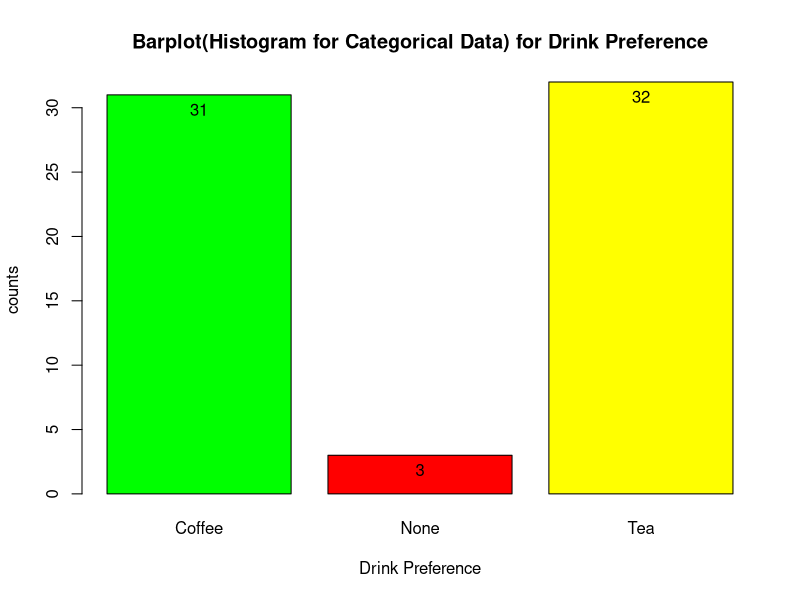
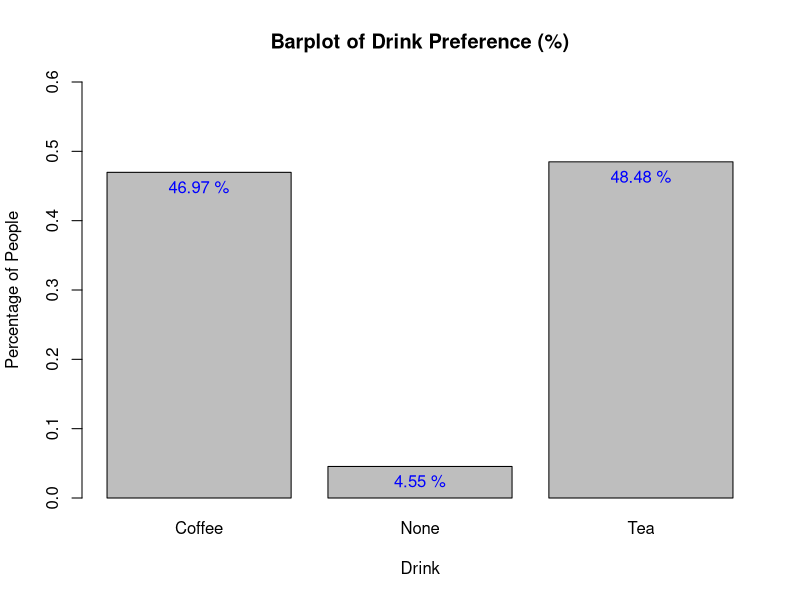
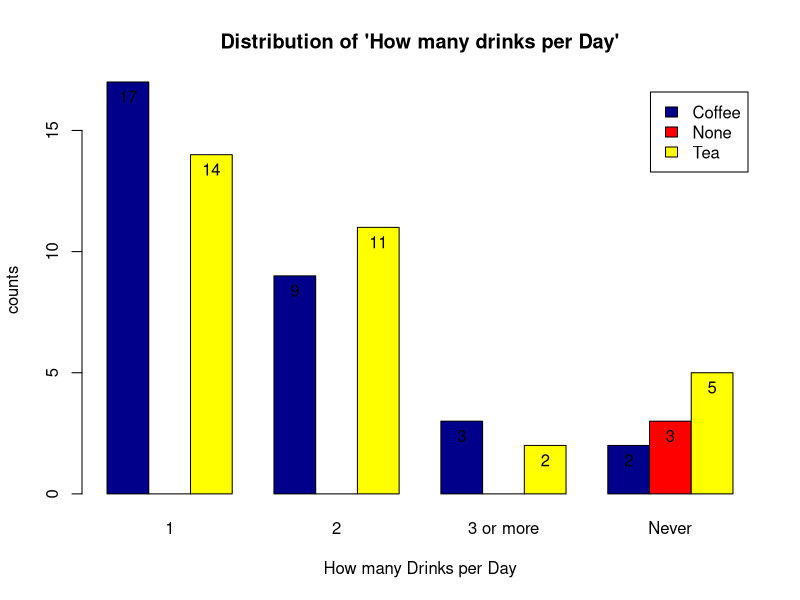
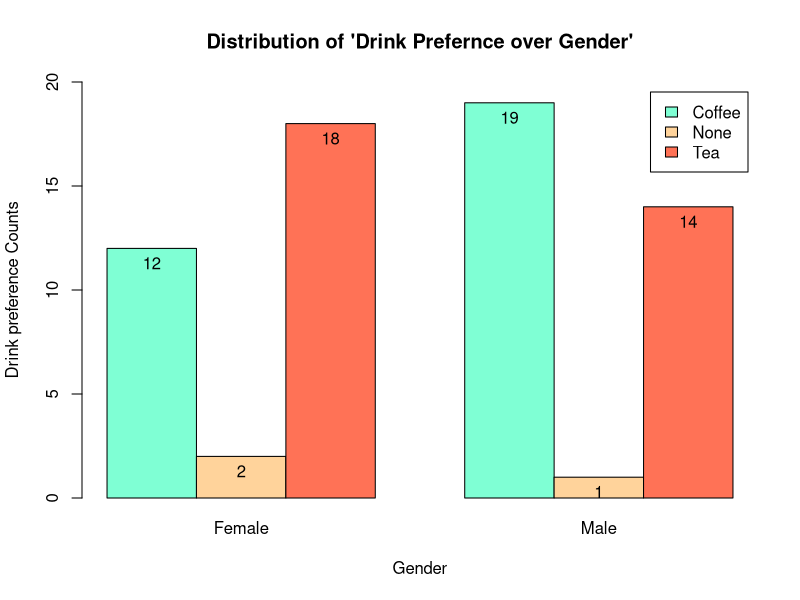
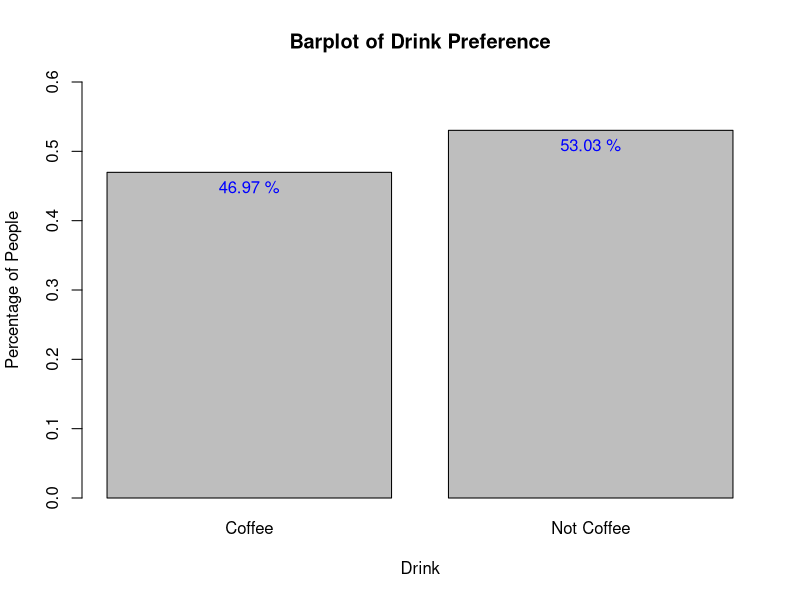

Here is the R script that generated these plots, in order:
## ---- chunk 1
knitr::opts_chunk$set(echo = TRUE)
## ---- chunk 2
data <- read.csv('coffeetea.csv')
library(dplyr)
## ---- chunk 3

finaldata = data[!duplicated(data$Email.Address), ]
## ---- chunk 4
summary(finaldata[,2:7])

## ---- chunk 5
counts = table(finaldata$Do.you.prefer.tea.or.coffee.)

x = barplot(counts, main="Barplot(Histogram for Categorical Data) for Drink Preference",
  xlab="Drink Preference", ylab='counts', col = c("green","red", "yellow"), beside = TRUE)

text(x, counts, labels = counts ,cex=1, pos = 1)
## ---- chunk 6
x = barplot(prop.table(table(finaldata$Do.you.prefer.tea.or.coffee.)), main = 'Barplot of Drink Preference (%)', xlab = 'Drink', ylab = 'Percentage of People', ylim = c(0,0.6))

text(x, prop.table(table(finaldata$Do.you.prefer.tea.or.coffee.)), labels = paste(round(prop.table(table(finaldata$Do.you.prefer.tea.or.coffee.)), digits = 4)*100, "%") ,cex=1, col = "blue", pos = 1) 

## ---- chunk 7
counts = table(finaldata$Do.you.prefer.tea.or.coffee., finaldata$How.many.times.do.you.drink.it.on.daily.basis.)

x = barplot(counts, main="Distribution of 'How many drinks per Day'",
  xlab="How many Drinks per Day", ylab='counts', col = c("darkblue","red","yellow"),legend = rownames(counts), beside=TRUE)

text(x, counts, labels = counts ,cex=1, pos = 1)
## ---- chunk 8
counts = table(finaldata$Do.you.prefer.tea.or.coffee., finaldata$Gender)

x = barplot(counts, main="Distribution of 'Drink Prefernce over Gender'",
  xlab="Gender", ylab='Drink preference Counts', col = c('aquamarine', 'burlywood1', 'coral1'), legend = rownames(counts), beside=TRUE, ylim = c(0,20))

text(x, counts, labels = counts ,cex=1, pos = 1)

## ---- chunk 9
finaldata$Do.you.prefer.tea.or.coffee. = as.character(finaldata$Do.you.prefer.tea.or.coffee.)

finaldata$Do.you.prefer.tea.or.coffee.[finaldata$Do.you.prefer.tea.or.coffee. != 'Coffee'] = 'Not Coffee'
## ---- chunk 10
x = barplot(prop.table(table(finaldata$Do.you.prefer.tea.or.coffee.)), main = 'Barplot of Drink Preference', xlab = 'Drink', ylab = 'Percentage of People', ylim = c(0,0.6))

text(x, prop.table(table(finaldata$Do.you.prefer.tea.or.coffee.)), labels = paste(round(prop.table(table(finaldata$Do.you.prefer.tea.or.coffee.)), digits = 4)*100, "%") ,cex=1, col = "blue", pos = 1) 
## ---- chunk 11
n = length(finaldata$Do.you.prefer.tea.or.coffee.)
## ---- chunk 12

p0 = 0.5
p_hat = length(subset(finaldata$Do.you.prefer.tea.or.coffee., finaldata$Do.you.prefer.tea.or.coffee. == 'Coffee'))/length(finaldata$Do.you.prefer.tea.or.coffee.)

print(p_hat)

## ---- chunk 13
E = qnorm(0.975)*sqrt(p_hat*(1-p_hat)/n)
print(E)

## ---- chunk 14
Lower_CI = p_hat - E
Upper_CI = p_hat + E

print(Lower_CI)
print(Upper_CI)
## ---- chunk 15
z = (p_hat - p0)/sqrt(p0*(1-p0)/n)
print(z)
## ---- chunk 16

p_value = 2*pnorm(z)
print(p_value)

## ---- chunk 17
finaltest = prop.test(length(subset(finaldata$Do.you.prefer.tea.or.coffee., finaldata$Do.you.prefer.tea.or.coffee. == 'Coffee')), length(finaldata$Do.you.prefer.tea.or.coffee.), p=0.5, correct=FALSE, alternative = "two.sided")

finaltest

## ---- chunk 18
print(paste("Test Statistic: ",finaltest$statistic))

print(paste("Parameter: ",finaltest$parameter))

print(paste("P_Value: ",finaltest$p.value))

print(paste("Null Value: ",finaltest$null.value))

print(paste("Confidence Intervals : ",finaltest$conf.int))

print(paste("Alternative: ", finaltest$alternative))

print(paste("Method: ", finaltest$method))
